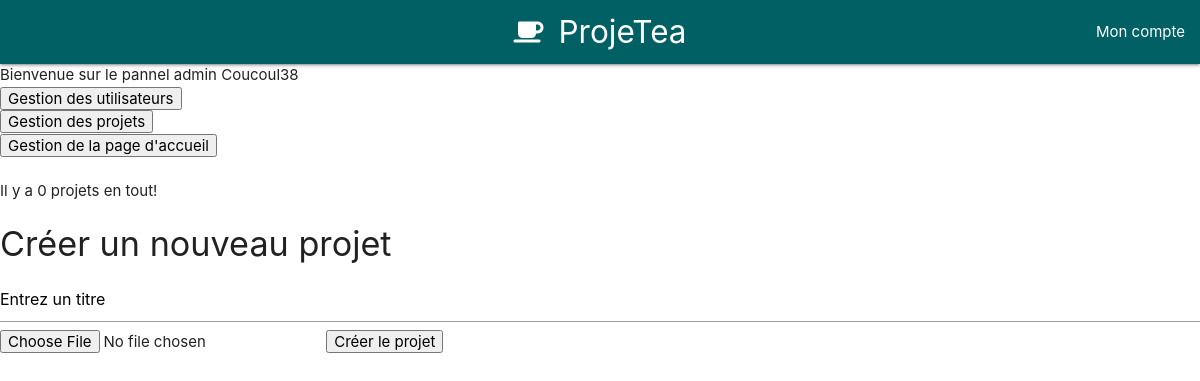
/admin.php?id=projects (signed in), run on an earlier commit of the app's database.
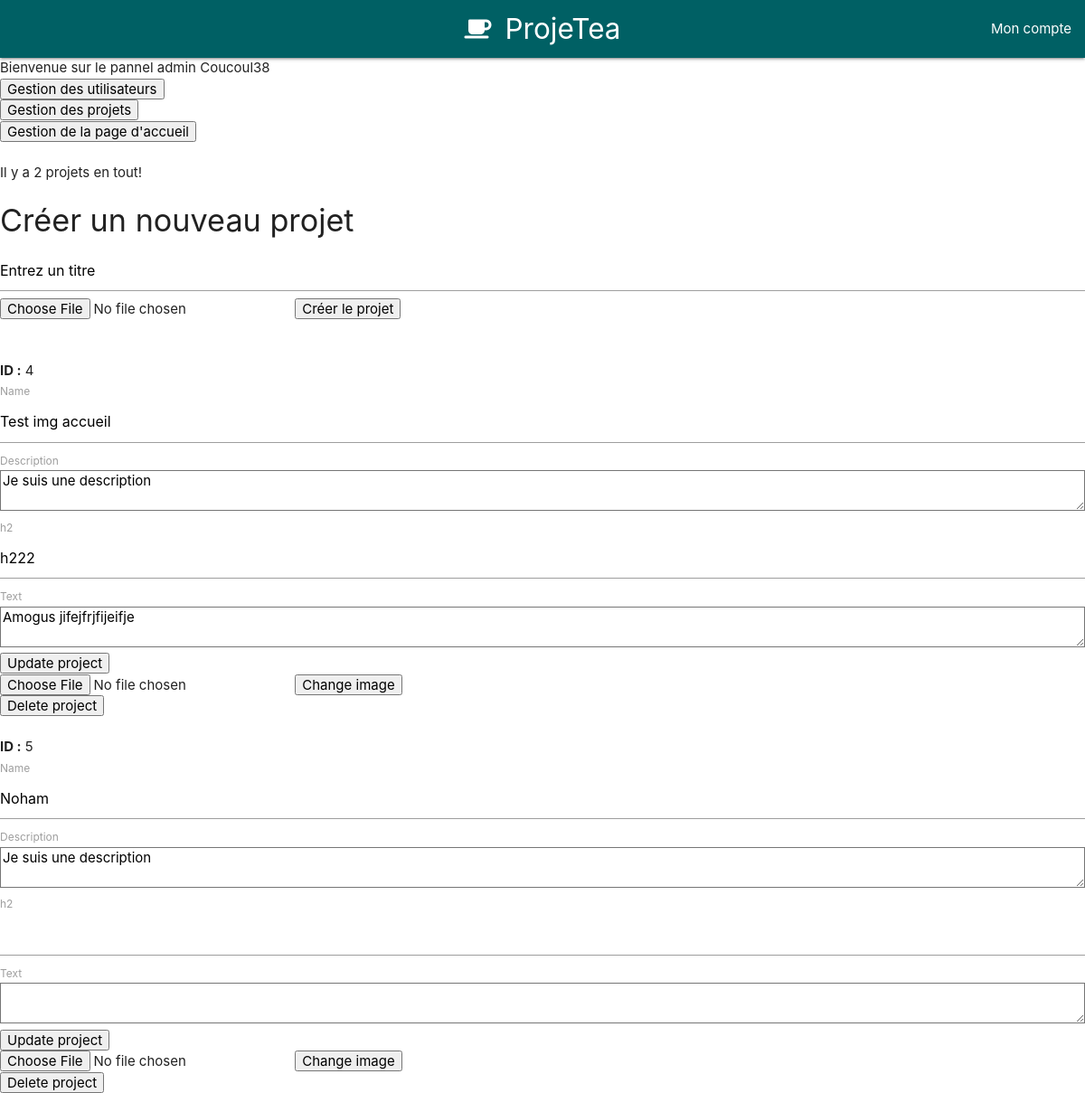
And on a later commit of the database.
### tables this page shows
CREATE TABLE `projects` (
  `id` int(100) NOT NULL,
  `name` varchar(200) NOT NULL,
  `img_parallax` varchar(200) DEFAULT NULL,
  `h2` varchar(100) DEFAULT NULL,
  `p1` text,
  `description` varchar(255) NOT NULL DEFAULT 'Je suis une description'
);

### admin.php (the view, shortened to what this page needs)
<?php require "cfg/config.php";
?>
<!DOCTYPE html>
<html lang="fr">
    <head>
      <?php
      require "components/head.php";
      ?>
    </head>
    <body>
        <?php require "components/navbar.php";
        if($_SESSION['user']['admin']==1){
            echo "Bienvenue sur le pannel admin ".$_SESSION['user']['username']."<br>";
            ?>
            <form method='post' action = "admin.php?id=users">
                <input type='submit' value='Gestion des utilisateurs'>
            </form>
            <form method='post' action = "admin.php?id=projects">
                <input type='submit' value='Gestion des projets'>
            </form>
            <form method='post' action="admin.php?id=home">
                <input type='submit' value="Gestion de la page d'accueil">
            </form>
            <?php
            if($_GET['id']=="projects"){
                $sql = "SELECT COUNT(*) FROM projects";
                $pre = $pdo->prepare($sql);
                $pre->execute();
                $projectCount = $pre->fetchColumn();
                echo "<br>Il y a ".$projectCount." projets en tout!<br>";
                $sql = "SELECT * FROM projects";
                $pre = $pdo->prepare($sql);
                $pre->execute();
                $projectList = $pre->fetchall();
                ?>
                <h4>Créer un nouveau projet</h4>
                <form method='post' action='actions/createProject.php' enctype="multipart/form-data">
                    <input type='text' name='title' value='Entrez un titre'>
                    <input type='file' name='image'>
                    <input type='submit' value='Créer le projet'>
                </form><br>
                <?php
                foreach($projectList as $project){
                    echo "<br><b>ID :</b> ".$project[0]."<br>";
                    ?>
                    <form method='post' action="actions/rename.php?id=project" enctype="multipart/form-data">
                        <label for="newName">Name</label>
                        <input type='text' name="newName" value="<?php echo $project[1]; ?>">
                        <label for="description">Description</label>
                        <textarea name="description"><?php echo $project[5]?></textarea>
                        <label for="h2">h2</label>
                        <input type='text' name="h2" value="<?php echo $project[3]; ?>">
                        <label for="p1">Text</label>
                        <textarea name="p1"><?php echo $project[4]?></textarea>
                        <input type='submit' value="Update project">
                    </form>
                    <form method='post' action="actions/changeImg.php" enctype="multipart/form-data">
                        <input type='file' name='image'>
                        <input type='submit' value='Change image'>
                    </form>
                    <form method='post' action="actions/delete.php?id=project">
                        <input type='submit' value='Delete project'>
                    </form>
            <?php
                }
            }
        }
        ?>
    </body>
</html>

What changed in the data, as far as the page shows it:
added projects: id "4", newName "Test img accueil", description "Je suis une description", h2 "h222", p1 "Amogus jifejfrjfijeifje"
added projects: id "5", newName "Noham", description "Je suis une description"
Also different on the page:
$projectCount: "0" → "2"
